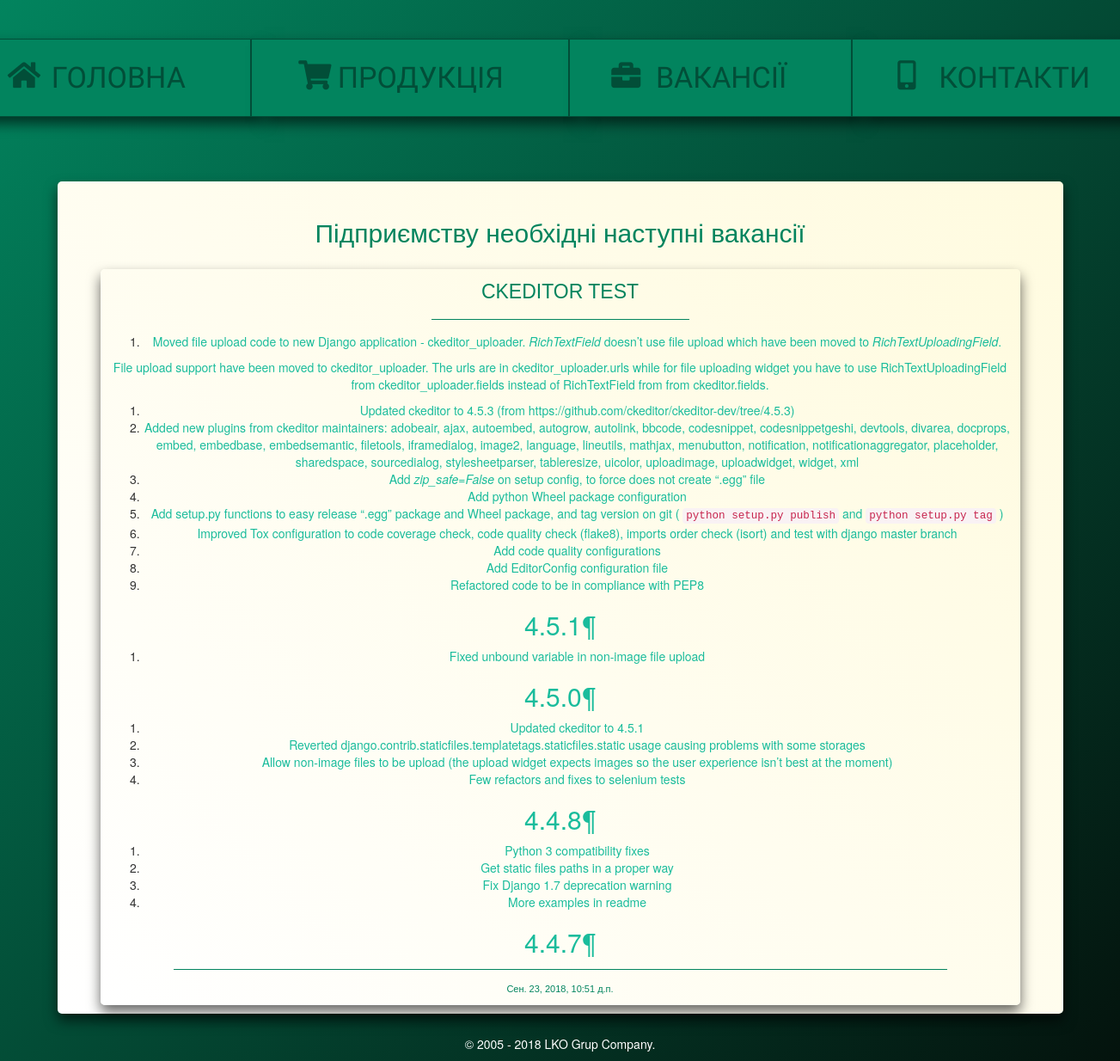
Screenshot of /vacancy_kiev/7/ with the database file from the repository.
### main/models.py (models this page shows)
class VacancyKiev(models.Model):
	name_vacancy = models.CharField(max_length=300, blank=True, null=True, default=None)
	text = RichTextField(blank = True, null = True, default = None)
	date = models.DateTimeField(auto_now_add = True, auto_now = False)
	class Meta:
		verbose_name = 'Вакансию'
		verbose_name_plural = 'Вакансии Выдубычи'

### main/views.py (the view)
# urls.py: url(r'^vacancy_kiev/(?P<vacancy_id>\d+)/$', views.get_vacancy_kiev, name ='get_vacancy_kiev'),
def get_vacancy_kiev(request, vacancy_id = 1):
	args = {}
	args['vacancy'] = VacancyKiev.objects.get(id = vacancy_id)
	return render_to_response('vacancy.html', args)

### templates/vacancy.html
{% extends 'main.html' %}
{% load staticfiles %}
{% block main %}
<div class="muClass1" >
    <div class="container marketing">
      <div class="row">
        <div class="col-lg-12" style="box-shadow: 0 8px 15px rgba(0, 0, 0, .6); border-radius: 5px 5px 5px 5px; padding-top: 20px; background: linear-gradient(45deg,#ffffff, #fffbdf);">
          <div class="row">
           <div class="col-lg-12" style="padding-top: 20px">
              <p style="color: #02845e; text-align: center; font-size: 30px; font-family: Bitter,Helvetica,Arial,sans-serif;">Підприємству необхідні наступні вакансії</p>
            </div>
          </div>
        <div class="row">
          <div class="myClass7">
               <div class="row">
                <div class="col-lg-12">
                  <p style="color: #02845e; margin: 0px 15px 0px 15px; font-family: Bitter,Helvetica,Arial,sans-serif; font-size: 23px; text-align: center;"> {{ vacancy.name_vacancy }}</p>
                   <hr class="featurette-divider" style="border-color: #02845e; margin: 15px 375px 15px 375px;">
                  <p style="text-align: justify; color: #02845e; margin: 0px 15px 0px 15px; font-family: Bitter,Helvetica,Arial,sans-serif; font-size: 17px;">{% autoescape off%}{{ vacancy.text }}{% endautoescape %}</p>
                  <hr class="featurette-divider" style="border-color: #02845e; margin: 15px 75px 15px 75px;">
                  <p style="color: #02845e; margin: 0px 15px 0px 15px; font-family: Bitter,Helvetica,Arial,sans-serif; font-size: 11px; text-align: center;">{{ vacancy.date }}</p>
                </div>
              </div>
          </div>
         </div>
       </div>
       </div>
     </div>
   </div>
{% endblock %}

### rows the page displays
VacancyKiev: name_vacancy "CKEDITOR TEST", text "Moved file upload code to new Django application - ckeditor_uploader. RichTextField doesn’t use file upload which have been moved to RichTextUploadingField . File upload support have been moved to ckeditor_uploader. The urls are in ckeditor_uploader.urls while for file uploading widget you have to use RichTextUploadingField from ckeditor_uploader.fields instead of RichTextField from from ckeditor.fields. Updated ckeditor to 4.5.3 (from https://github.com/ckeditor/ckeditor-dev/tree/4.5.3 ) Added new plugins from ckeditor maintainers: adobeair, ajax, autoembed, autogrow, autolink, bbcode, codesnippet, codesnippetgeshi, devtools, divarea, docprops, embed, embedbase, embedsemantic, filetools,…", date "Сен. 23, 2018, 10:51 д.п."
